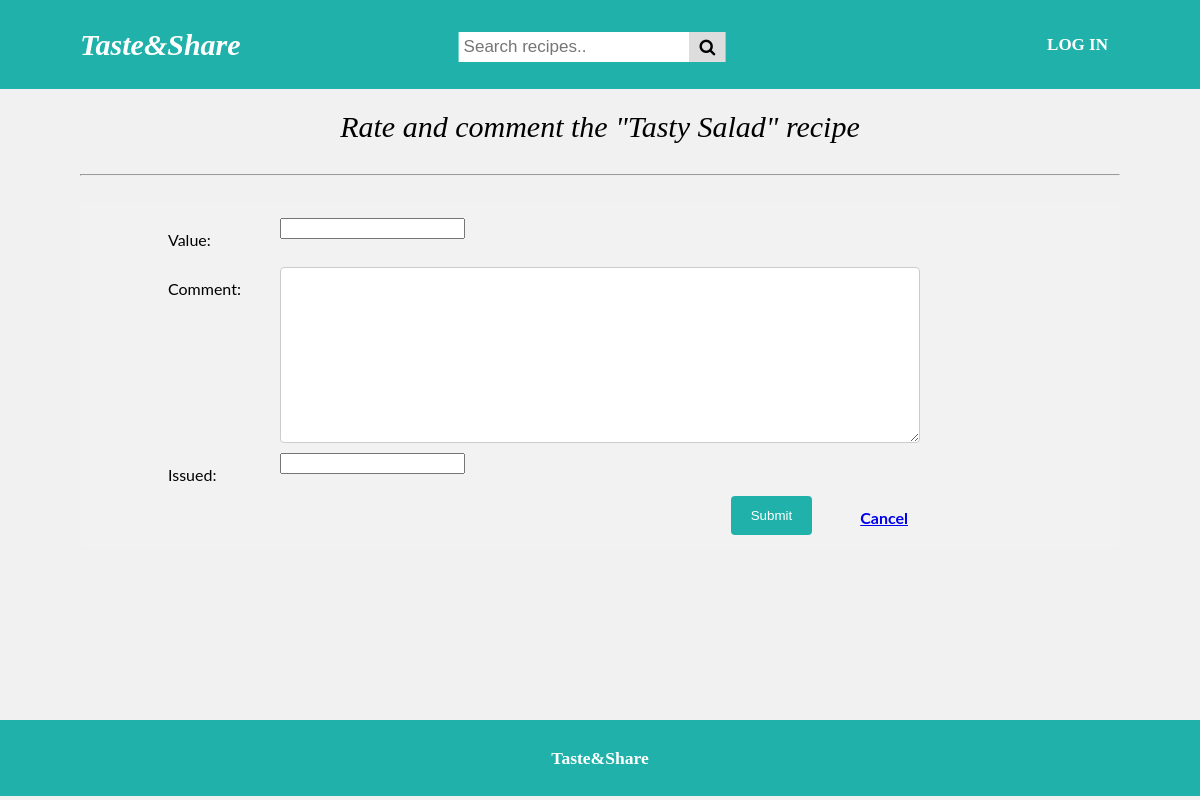
The page /rate-recipe/10 on the database as committed earlier.
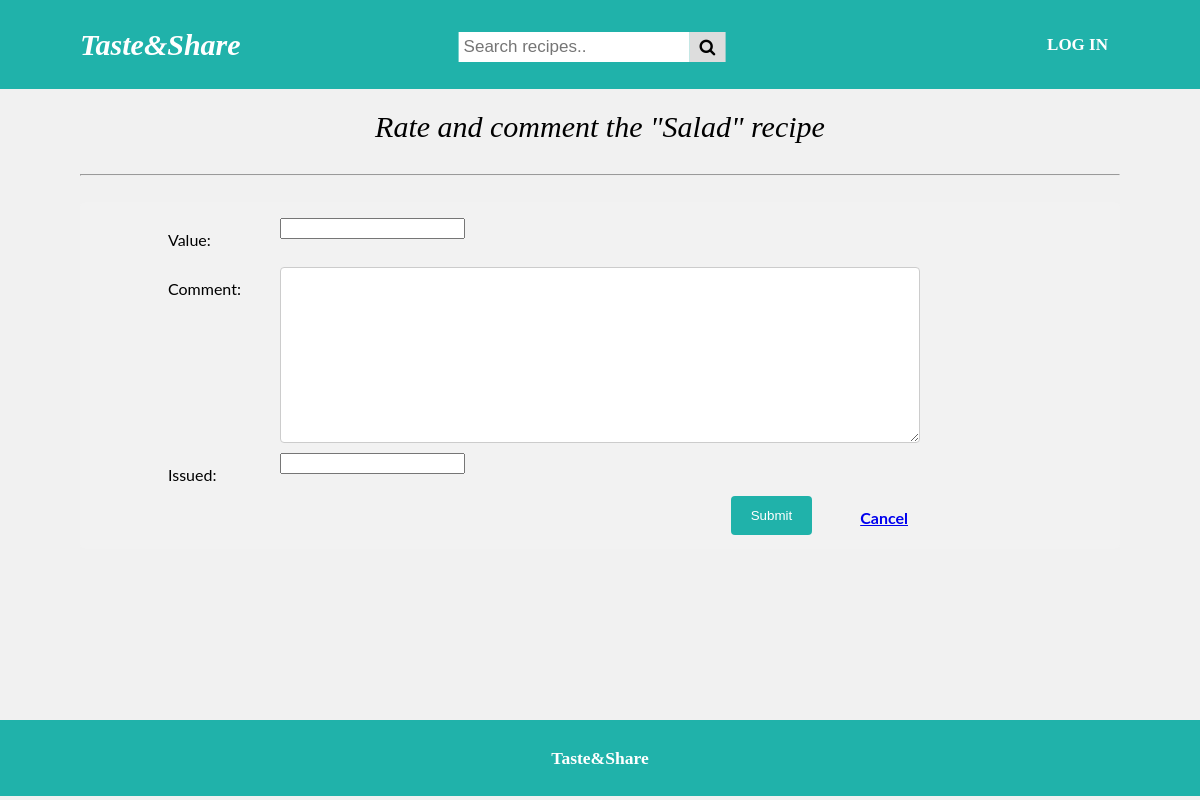
The same page on the database as committed later.
### tasteandshare/models.py (models this page shows, shortened)
class Recipe(models.Model):
    RECIPE_TYPES = [('sl', "Salad"), ('sp', "Soup"), ('hd', "Hot dish"), ('ds', "Dessert"), ('ps', "Pasta"), ('pz', "Pizza")]
    recipe_name = models.CharField(max_length=100, unique=True, verbose_name="Recipe name")
    recipe_type = models.CharField(choices=RECIPE_TYPES, max_length=10, verbose_name="Recipe type")
    calories = models.CharField(max_length=30, verbose_name="Calories")
    time = models.CharField(max_length=4, verbose_name="Time")
    preparation = models.TextField()
    image = models.ImageField(upload_to='uploads', blank=True)
    issued = models.DateField()
    author = models.ForeignKey('Author', on_delete=models.CASCADE)

### tasteandshare/views.py (the view)
# urls.py: path('rate-recipe/<int:id>', tasteandshare_views.add_rating_comment, name="rate-recipe"),
def add_rating_comment(request, id):
    recipe = Recipe.objects.get(id=id)
    if request.method == "POST":
        form = RatingForm(request.POST)
        if form.is_valid():
            rating = form.save(commit=False)
            rating.issued = datetime.datetime.now()
            rating.recipe = Recipe.objects.get(id=id)
            rating.author = Author.objects.get(email=request.user.email)
            rating.save()
            return redirect('recipe', recipe.id)
    else:
        form = RatingForm()
    return render(request, 'add_rating_and_comments.html', {'form':form, 'recipe':recipe})

### tasteandshare/forms.py (shortened to what this page needs)
class RatingForm(forms.ModelForm):
    class Meta:
        model = Rating
        fields = [
        'value',
        'comment',
        'issued'
   ]

### tasteandshare/templates/add_rating_and_comments.html (shortened to what this page needs)
{% extends 'base.html' %}
{% block content %}
    <div class="main">
        <p class="center"><i>Rate and comment the "{{ recipe.recipe_name }}" recipe</i></p>
        <hr><br>
        <div class="container">
            <form method="POST" enctype="multipart/form-data">
                {% for f in form %}
                    <div class="row2">
                        <div class="col-25">
                            <label for="{{ f.id_for_label }}">{{ f.label }}: </label>
                        </div>
                        <div class="col-75">
                            {{ f }}
                        </div>
                    </div>
                {% endfor %}
                    <div class="row2">
                        <a class="btn_cancel2" href="{% url 'recipes' %}"><b>Cancel</b></a>
                        <input type="submit" value="Submit">
                    </div>
            </form>
        </div>
    </div>
{% endblock %}

Rows that differ between the two databases and show on the page:
changed Recipe: recipe_name "Tasty Salad" → "Salad"
